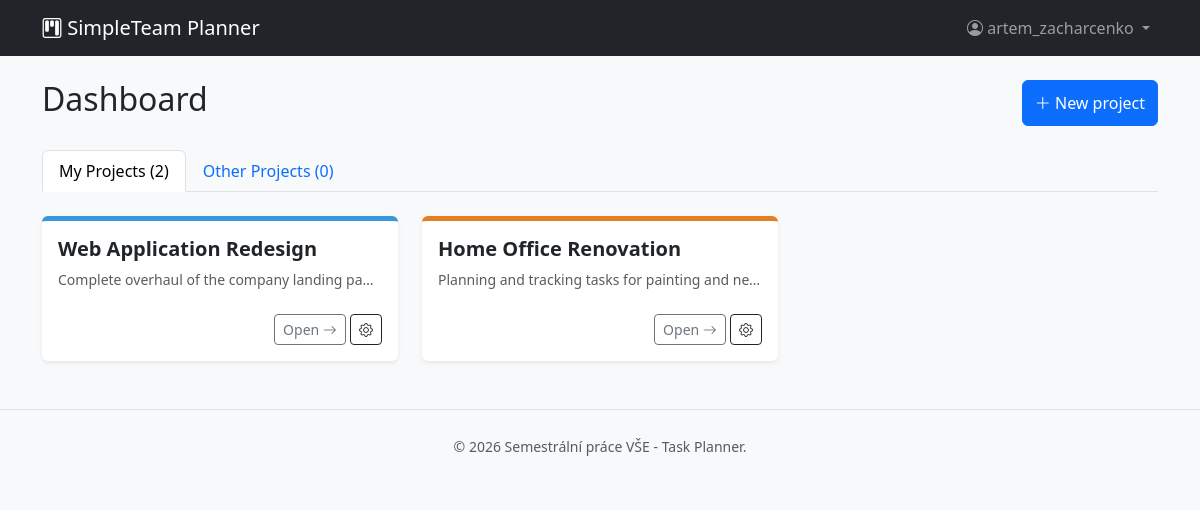
/index.php (signed in), run on the app's committed database.
### tables this page shows
CREATE TABLE project_members (
    project_id INT NOT NULL,
    user_id INT NOT NULL,
    role ENUM('admin', 'editor', 'viewer') NOT NULL DEFAULT 'viewer',
    PRIMARY KEY (project_id, user_id),
    FOREIGN KEY (project_id) REFERENCES projects(id) ON DELETE CASCADE,
    FOREIGN KEY (user_id) REFERENCES users(id) ON DELETE CASCADE
);

CREATE TABLE projects (
    id INT AUTO_INCREMENT PRIMARY KEY,
    created_by INT NOT NULL,
    name VARCHAR(255) NOT NULL,
    description TEXT,
    color_hex VARCHAR(7),  
    created_at TIMESTAMP DEFAULT CURRENT_TIMESTAMP,
    FOREIGN KEY (created_by) REFERENCES users(id) ON DELETE CASCADE
);

### classes/Project.php (called while the page is built, shortened)
<?php
class Project {
    public static function getUserProjects(int $userId) {
        $db = Database::getConnection();
        $stmt = $db->prepare("
            SELECT p.*, pm.role
            FROM projects p
            JOIN project_members pm ON p.id = pm.project_id
            WHERE pm.user_id = ?
            ORDER BY p.created_at DESC
        ");
        $stmt->execute([$userId]);
        return $stmt->fetchAll();
    }
}

### index.php (the view, shortened to what this page needs)
<?php
$userId = $_SESSION['user_id'];
$allMyProjects = Project::getUserProjects($userId);
$ownedProjects = [];
$sharedProjects = [];
foreach ($allMyProjects as $p) {
    if ($p['role'] === 'admin') {
        $ownedProjects[] = $p;
    } else {
        $sharedProjects[] = $p;
    }
}
require_once 'inc/header.php';
?>
    <div class="d-flex justify-content-between items-center mb-4 mt-4">
        <h2>Dashboard</h2>
        <button type="button" class="btn btn-primary" data-bs-toggle="modal" data-bs-target="#createProjectModal">
            <i class="bi bi-plus-lg"></i> New project
        </button>
    </div>
    <ul class="nav nav-tabs mb-4" id="projectTabs" role="tablist">
        <li class="nav-item" role="presentation">
            <button class="nav-link active" id="owned-tab" data-bs-toggle="tab" data-bs-target="#owned" type="button" role="tab">
                My Projects (<?= count($ownedProjects) ?>)
            </button>
        </li>
        <li class="nav-item" role="presentation">
            <button class="nav-link" id="shared-tab" data-bs-toggle="tab" data-bs-target="#shared" type="button" role="tab">
                Other Projects (<?= count($sharedProjects) ?>)
            </button>
        </li>
    </ul>
    <div class="tab-content" id="projectTabsContent">
        <div class="tab-pane fade show active" id="owned" role="tabpanel">
            <div class="row row-cols-1 row-cols-md-3 g-4">
                <?php if (empty($ownedProjects)): ?>
                    <div class="col-12 text-center text-muted py-5">
                        <p>You don't have any project for now. Create your first!</p>
                    </div>
                <?php else: ?>
                    <?php foreach ($ownedProjects as $project): ?>
                        <div class="col">
                            <div class="card h-100 shadow-sm border-0" style="border-top: 5px solid <?= htmlspecialchars($project['color_hex']) ?> !important;">
                                <div class="card-body">
                                    <h5 class="card-title fw-bold">
                                        <a href="project-detail.php?id=<?= $project['id'] ?>" class="text-decoration-none text-dark">
                                            <?= htmlspecialchars($project['name']) ?>
                                        </a>
                                    </h5>
                                    <p class="card-text text-muted small text-truncate">
                                        <?= htmlspecialchars($project['description'] ?: 'Bez popisu') ?>
                                    </p>
                                </div>
                                <div class="card-footer bg-transparent border-0 text-end pb-3">
                                    <a href="project-detail.php?id=<?= $project['id'] ?>" class="btn btn-sm btn-outline-secondary">Open <i class="bi bi-arrow-right"></i></a>
                                    <a href="project-settings.php?id=<?= $project['id'] ?>" class="btn btn-sm btn-outline-dark"><i class="bi bi-gear"></i></a>
                                </div>
                            </div>
                        </div>
                    <?php endforeach; ?>
                <?php endif; ?>
            </div>
        </div>
    </div>
<?php require_once 'inc/footer.php'; ?>

### inc/header.php (style rules this page uses)
body { background-color: #f8f9fa; }

### data on the page
project_members: project.name "Web Application Redesign", project.description "Complete overhaul of the company landing pa…"
project_members: project.name "Home Office Renovation", project.description "Planning and tracking tasks for painting and ne…"

### other printed values
$_SESSION['username'] "artem_zacharcenko"
count($ownedProjects) "2"
count($sharedProjects) "0"
